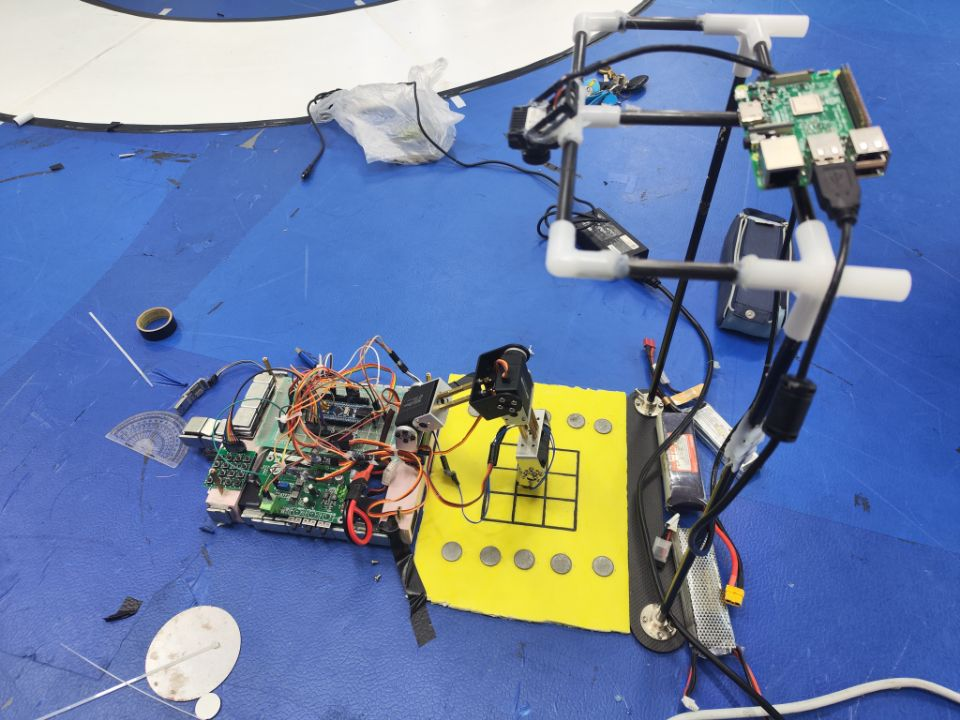
#> input picture 561839cc3a4db3967d90d58107e61e7f.jpg, 960 x 720 px, given in place of the camera
$ python color_picker.py
#> lines starting #> are read from the running program, lines starting #| are printed output that depends on the picture; after the words box and inside, x2 and y2 are one past the last pixel; in counts of white or black regions, pixels touching at a corner belong together
import cv2
import numpy as np
# import serial
import time

# 配置串口参数
# port = 'COM3'  # 根据实际情况修改
# baud_rate = 9600  # 波特率

# 初始化串口
# ser = serial.Serial(port, baud_rate, timeout=1)


def nothing(x):
    pass

# 创建一个窗口
cv2.namedWindow('image')

# 创建六个滑动条，分别代表HSV颜色空间的最小和最大值
cv2.createTrackbar('HMin', 'image', 0, 179, nothing)
#> slider 'HMin' is set to 35
cv2.createTrackbar('SMin', 'image', 0, 255, nothing)
#> slider 'SMin' is set to 51
cv2.createTrackbar('VMin', 'image', 0, 255, nothing)
#> slider 'VMin' is set to 51
cv2.createTrackbar('HMax', 'image', 0, 179, nothing)
#> slider 'HMax' is set to 179
cv2.createTrackbar('SMax', 'image', 0, 255, nothing)
#> slider 'SMax' is set to 255
cv2.createTrackbar('VMax', 'image', 0, 255, nothing)
#> slider 'VMax' is set to 255

# 初始化滑动条的最大值
cv2.setTrackbarPos('HMax', 'image', 179)
cv2.setTrackbarPos('SMax', 'image', 255)
cv2.setTrackbarPos('VMax', 'image', 255)

# 打开摄像头
cap = cv2.VideoCapture(0)
# [5 lines of commented-out code are left out]

while True:
    # 读取一帧图像
    ret, frame = cap.read()
#> frame is the input picture: shape (720, 960, 3); mean B, G, R 165.7, 129.1, 109.9
    if not ret:
        break
    # frame = cv2.erode(frame, (3, 3), 0)
    # 将图像转换到HSV颜    色空间
    hsv = cv2.cvtColor(frame, cv2.COLOR_BGR2HSV)
#> hsv: shape (720, 960, 3); mean H, S, V 90.1, 115.3, 178.9
    #
    # 获取滑动条的当前位置
    h_min = cv2.getTrackbarPos('HMin', 'image')
    h_max = cv2.getTrackbarPos('HMax', 'image')
    s_min = cv2.getTrackbarPos('SMin', 'image')
    s_max = cv2.getTrackbarPos('SMax', 'image')
    v_min = cv2.getTrackbarPos('VMin', 'image')
    v_max = cv2.getTrackbarPos('VMax', 'image')

    # 根据滑动条的位置调整HSV范围
    lower_hsv = np.array([h_min, s_min, v_min])
    upper_hsv = np.array([h_max, s_max, v_max])

    # 获取特定颜色范围内的图像
    hsv_black = hsv.copy()
    mask = cv2.inRange(hsv, lower_hsv, upper_hsv)
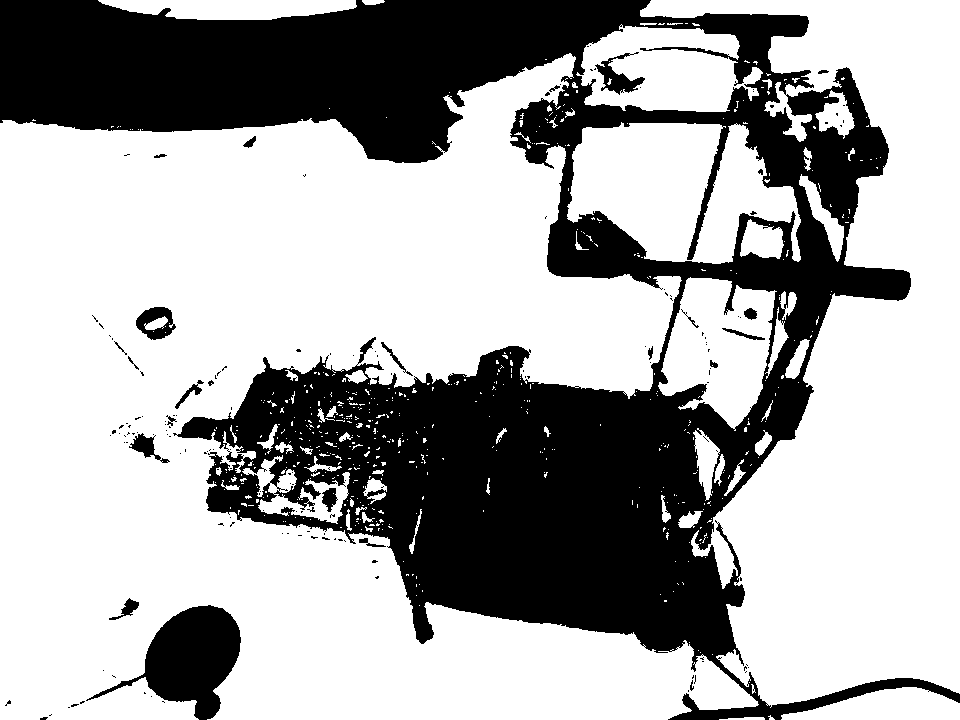
#> mask: shape (720, 960); 66.4% white; 167 black regions (142 under 20 px), largest, box (x1, y1, x2, y2) and area: (0, 0, 960, 720) 220354, (86, 605, 241, 720) 7763, (595, 52, 645, 95) 763


    result = cv2.bitwise_and(frame, frame, mask=mask)
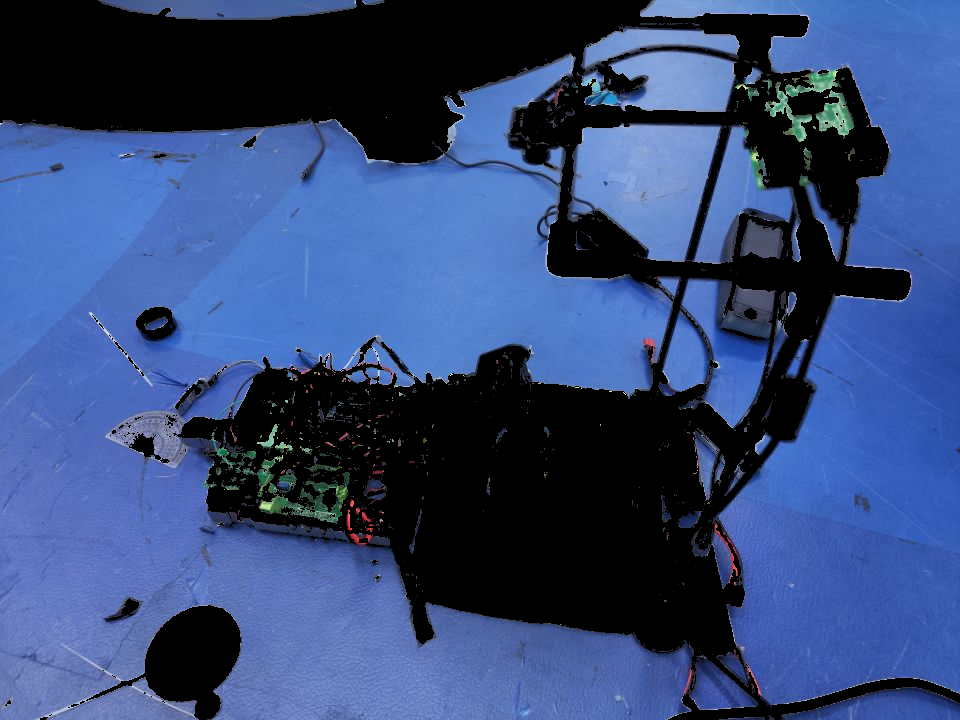
#> result: shape (720, 960, 3); mean B, G, R 119.7, 73, 52

    # 显示结果
    cv2.imshow('image', mask)

    # 发送标志值1
    # flag = 1
    # ser.write(flag.to_bytes(1, byteorder='big'))  # 将整数转换为单个字节并发送
    #
    # print('send',flag)
    # 检测按键事件，按下ESC退出
    if cv2.waitKey(1) & 0xFF == 27:
#> (key Esc is pressed here)
        break

# 释放摄像头并销毁所有窗口
cap.release()
cv2.destroyAllWindows()
